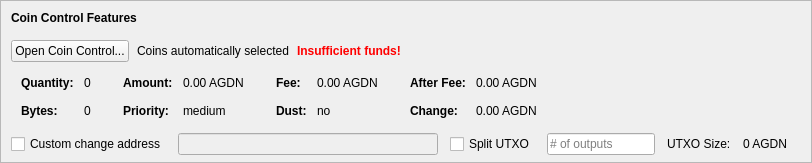
    <widget class="QFrame" name="frameCoinControl">
     <property name="sizePolicy">
      <sizepolicy hsizetype="Expanding" vsizetype="Expanding">
       <horstretch>0</horstretch>
       <verstretch>0</verstretch>
      </sizepolicy>
     </property>
     <property name="maximumSize">
      <size>
       <width>16777215</width>
       <height>16777215</height>
      </size>
     </property>
     <property name="frameShape">
      <enum>QFrame::StyledPanel</enum>
     </property>
     <property name="frameShadow">
      <enum>QFrame::Sunken</enum>
     </property>
     <layout class="QVBoxLayout" name="verticalLayoutCoinControl2">
      <property name="spacing">
       <number>0</number>
      </property>
      <property name="leftMargin">
       <number>0</number>
      </property>
      <property name="topMargin">
       <number>0</number>
      </property>
      <property name="rightMargin">
       <number>0</number>
      </property>
      <property name="bottomMargin">
       <number>6</number>
      </property>
      <item>
       <layout class="QVBoxLayout" name="verticalLayoutCoinControl" stretch="0,0,0,0,1">
        <property name="spacing">
         <number>0</number>
        </property>
        <property name="leftMargin">
         <number>10</number>
        </property>
        <property name="topMargin">
         <number>10</number>
        </property>
        <item>
         <layout class="QHBoxLayout" name="horizontalLayoutCoinControl1">
          <property name="bottomMargin">
           <number>15</number>
          </property>
          <item>
           <widget class="QLabel" name="labelCoinControlFeatures">
            <property name="sizePolicy">
             <sizepolicy hsizetype="Preferred" vsizetype="Maximum">
              <horstretch>0</horstretch>
              <verstretch>0</verstretch>
             </sizepolicy>
            </property>
            <property name="font">
             <font>
              <weight>75</weight>
              <bold>true</bold>
             </font>
            </property>
            <property name="styleSheet">
             <string notr="true">font-weight:bold;</string>
            </property>
            <property name="text">
             <string>Coin Control Features</string>
            </property>
           </widget>
          </item>
         </layout>
        </item>
        <item>
         <layout class="QHBoxLayout" name="horizontalLayoutCoinControl2" stretch="0,0,0,0">
          <property name="spacing">
           <number>8</number>
          </property>
          <property name="bottomMargin">
           <number>10</number>
          </property>
          <item>
           <widget class="QPushButton" name="pushButtonCoinControl">
            <property name="styleSheet">
             <string notr="true"/>
            </property>
            <property name="text">
             <string>Open Coin Control...</string>
            </property>
            <property name="autoDefault">
             <bool>false</bool>
            </property>
           </widget>
          </item>
          <item>
           <widget class="QLabel" name="labelCoinControlAutomaticallySelected">
            <property name="text">
             <string>Coins automatically selected</string>
            </property>
            <property name="margin">
             <number>5</number>
            </property>
           </widget>
          </item>
          <item>
           <widget class="QLabel" name="labelCoinControlInsuffFunds">
            <property name="font">
             <font>
              <weight>75</weight>
              <bold>true</bold>
             </font>
            </property>
            <property name="styleSheet">
             <string notr="true">color:red;font-weight:bold;</string>
            </property>
            <property name="text">
             <string>Insufficient funds!</string>
            </property>
            <property name="margin">
             <number>5</number>
            </property>
           </widget>
          </item>
          <item>
           <spacer name="horizontalSpacerCoinControl">
            <property name="orientation">
             <enum>Qt::Horizontal</enum>
            </property>
            <property name="sizeHint" stdset="0">
             <size>
              <width>40</width>
              <height>1</height>
             </size>
            </property>
           </spacer>
          </item>
         </layout>
        </item>
        <item>
         <widget class="QWidget" name="widgetCoinControl" native="true">
          <property name="sizePolicy">
           <sizepolicy hsizetype="Preferred" vsizetype="Preferred">
            <horstretch>0</horstretch>
            <verstretch>0</verstretch>
           </sizepolicy>
          </property>
          <property name="minimumSize">
           <size>
            <width>0</width>
            <height>0</height>
           </size>
          </property>
          <property name="styleSheet">
           <string notr="true"/>
          </property>
          <layout class="QHBoxLayout" name="horizontalLayoutCoinControl5">
           <property name="leftMargin">
            <number>0</number>
           </property>
           <property name="topMargin">
            <number>0</number>
           </property>
           <property name="rightMargin">
            <number>0</number>
           </property>
           <property name="bottomMargin">
            <number>0</number>
           </property>
           <item>
            <layout class="QHBoxLayout" name="horizontalLayoutCoinControl3" stretch="0,0,0,1">
             <property name="spacing">
              <number>20</number>
             </property>
             <property name="topMargin">
              <number>0</number>
             </property>
             <property name="bottomMargin">
              <number>10</number>
             </property>
             <item>
              <layout class="QFormLayout" name="formLayoutCoinControl1">
               <property name="horizontalSpacing">
                <number>10</number>
               </property>
               <property name="verticalSpacing">
                <number>14</number>
               </property>
               <property name="leftMargin">
                <number>10</number>
               </property>
               <property name="topMargin">
                <number>4</number>
               </property>
               <property name="rightMargin">
                <number>6</number>
               </property>
               <item row="0" column="0">
                <widget class="QLabel" name="labelCoinControlQuantityText">
                 <property name="font">
                  <font>
                   <weight>75</weight>
                   <bold>true</bold>
                  </font>
                 </property>
                 <property name="text">
                  <string>Quantity:</string>
                 </property>
                 <property name="margin">
                  <number>0</number>
                 </property>
                </widget>
               </item>
               <item row="0" column="1">
                <widget class="QLabel" name="labelCoinControlQuantity">
                 <property name="cursor">
                  <cursorShape>IBeamCursor</cursorShape>
                 </property>
                 <property name="contextMenuPolicy">
                  <enum>Qt::ActionsContextMenu</enum>
                 </property>
                 <property name="text">
                  <string notr="true">0</string>
                 </property>
                 <property name="margin">
                  <number>0</number>
                 </property>
                 <property name="textInteractionFlags">
                  <set>Qt::LinksAccessibleByMouse|Qt::TextSelectableByKeyboard|Qt::TextSelectableByMouse</set>
                 </property>
                </widget>
               </item>
               <item row="1" column="0">
                <widget class="QLabel" name="labelCoinControlBytesText">
                 <property name="font">
                  <font>
                   <weight>75</weight>
                   <bold>true</bold>
                  </font>
                 </property>
                 <property name="text">
                  <string>Bytes:</string>
                 </property>
                </widget>
               </item>
               <item row="1" column="1">
                <widget class="QLabel" name="labelCoinControlBytes">
                 <property name="cursor">
                  <cursorShape>IBeamCursor</cursorShape>
                 </property>
                 <property name="contextMenuPolicy">
                  <enum>Qt::ActionsContextMenu</enum>
                 </property>
                 <property name="text">
                  <string notr="true">0</string>
                 </property>
                 <property name="textInteractionFlags">
                  <set>Qt::LinksAccessibleByMouse|Qt::TextSelectableByKeyboard|Qt::TextSelectableByMouse</set>
                 </property>
                </widget>
               </item>
              </layout>
             </item>
             <item>
              <layout class="QFormLayout" name="formLayoutCoinControl2">
               <property name="horizontalSpacing">
                <number>10</number>
               </property>
               <property name="verticalSpacing">
                <number>14</number>
               </property>
               <property name="leftMargin">
                <number>6</number>
               </property>
               <property name="topMargin">
                <number>4</number>
               </property>
               <property name="rightMargin">
                <number>6</number>
               </property>
               <item row="0" column="0">
                <widget class="QLabel" name="labelCoinControlAmountText">
                 <property name="font">
                  <font>
                   <weight>75</weight>
                   <bold>true</bold>
                  </font>
                 </property>
                 <property name="text">
                  <string>Amount:</string>
                 </property>
                 <property name="margin">
                  <number>0</number>
                 </property>
                </widget>
               </item>
               <item row="0" column="1">
                <widget class="QLabel" name="labelCoinControlAmount">
                 <property name="cursor">
                  <cursorShape>IBeamCursor</cursorShape>
                 </property>
                 <property name="contextMenuPolicy">
                  <enum>Qt::ActionsContextMenu</enum>
                 </property>
                 <property name="text">
                  <string notr="true">0.00 AGDN</string>
                 </property>
                 <property name="textInteractionFlags">
                  <set>Qt::LinksAccessibleByMouse|Qt::TextSelectableByKeyboard|Qt::TextSelectableByMouse</set>
                 </property>
                </widget>
               </item>
               <item row="1" column="0">
                <widget class="QLabel" name="labelCoinControlPriorityText">
                 <property name="font">
                  <font>
                   <weight>75</weight>
                   <bold>true</bold>
                  </font>
                 </property>
                 <property name="text">
                  <string>Priority:</string>
                 </property>
                </widget>
               </item>
               <item row="1" column="1">
                <widget class="QLabel" name="labelCoinControlPriority">
                 <property name="cursor">
                  <cursorShape>IBeamCursor</cursorShape>
                 </property>
                 <property name="contextMenuPolicy">
                  <enum>Qt::ActionsContextMenu</enum>
                 </property>
                 <property name="text">
                  <string>medium</string>
                 </property>
                 <property name="textInteractionFlags">
                  <set>Qt::LinksAccessibleByMouse|Qt::TextSelectableByKeyboard|Qt::TextSelectableByMouse</set>
                 </property>
                </widget>
               </item>
              </layout>
             </item>
             <item>
              <layout class="QFormLayout" name="formLayoutCoinControl3">
               <property name="horizontalSpacing">
                <number>10</number>
               </property>
               <property name="verticalSpacing">
                <number>14</number>
               </property>
               <property name="leftMargin">
                <number>6</number>
               </property>
               <property name="topMargin">
                <number>4</number>
               </property>
               <property name="rightMargin">
                <number>6</number>
               </property>
               <item row="0" column="0">
                <widget class="QLabel" name="labelCoinControlFeeText">
                 <property name="font">
                  <font>
                   <weight>75</weight>
                   <bold>true</bold>
                  </font>
                 </property>
                 <property name="text">
                  <string>Fee:</string>
                 </property>
                 <property name="margin">
                  <number>0</number>
                 </property>
                </widget>
               </item>
               <item row="0" column="1">
                <widget class="QLabel" name="labelCoinControlFee">
                 <property name="cursor">
                  <cursorShape>IBeamCursor</cursorShape>
                 </property>
                 <property name="contextMenuPolicy">
                  <enum>Qt::ActionsContextMenu</enum>
                 </property>
                 <property name="text">
                  <string notr="true">0.00 AGDN</string>
                 </property>
                 <property name="textInteractionFlags">
                  <set>Qt::LinksAccessibleByMouse|Qt::TextSelectableByKeyboard|Qt::TextSelectableByMouse</set>
                 </property>
                </widget>
               </item>
               <item row="1" column="0">
                <widget class="QLabel" name="labelCoinControlLowOutputText">
                 <property name="font">
                  <font>
                   <weight>75</weight>
                   <bold>true</bold>
                  </font>
                 </property>
                 <property name="text">
                  <string>Dust:</string>
                 </property>
                </widget>
               </item>
               <item row="1" column="1">
                <widget class="QLabel" name="labelCoinControlLowOutput">
                 <property name="cursor">
                  <cursorShape>IBeamCursor</cursorShape>
                 </property>
                 <property name="contextMenuPolicy">
                  <enum>Qt::ActionsContextMenu</enum>
                 </property>
                 <property name="text">
                  <string>no</string>
                 </property>
                 <property name="textInteractionFlags">
                  <set>Qt::LinksAccessibleByMouse|Qt::TextSelectableByKeyboard|Qt::TextSelectableByMouse</set>
                 </property>
                </widget>
               </item>
              </layout>
             </item>
             <item>
              <layout class="QFormLayout" name="formLayoutCoinControl4">
               <property name="horizontalSpacing">
                <number>10</number>
               </property>
               <property name="verticalSpacing">
                <number>14</number>
               </property>
               <property name="leftMargin">
                <number>6</number>
               </property>
               <property name="topMargin">
                <number>4</number>
               </property>
               <property name="rightMargin">
                <number>6</number>
               </property>
               <item row="0" column="0">
                <widget class="QLabel" name="labelCoinControlAfterFeeText">
                 <property name="font">
                  <font>
                   <weight>75</weight>
                   <bold>true</bold>
                  </font>
                 </property>
                 <property name="text">
                  <string>After Fee:</string>
                 </property>
                 <property name="margin">
                  <number>0</number>
                 </property>
                </widget>
               </item>
               <item row="0" column="1">
                <widget class="QLabel" name="labelCoinControlAfterFee">
                 <property name="cursor">
                  <cursorShape>IBeamCursor</cursorShape>
                 </property>
                 <property name="contextMenuPolicy">
                  <enum>Qt::ActionsContextMenu</enum>
                 </property>
                 <property name="text">
                  <string notr="true">0.00 AGDN</string>
                 </property>
                 <property name="textInteractionFlags">
                  <set>Qt::LinksAccessibleByMouse|Qt::TextSelectableByKeyboard|Qt::TextSelectableByMouse</set>
                 </property>
                </widget>
               </item>
               <item row="1" column="0">
                <widget class="QLabel" name="labelCoinControlChangeText">
                 <property name="font">
                  <font>
                   <weight>75</weight>
                   <bold>true</bold>
                  </font>
                 </property>
                 <property name="text">
                  <string>Change:</string>
                 </property>
                </widget>
               </item>
               <item row="1" column="1">
                <widget class="QLabel" name="labelCoinControlChange">
                 <property name="cursor">
                  <cursorShape>IBeamCursor</cursorShape>
                 </property>
                 <property name="contextMenuPolicy">
                  <enum>Qt::ActionsContextMenu</enum>
                 </property>
                 <property name="text">
                  <string notr="true">0.00 AGDN</string>
                 </property>
                 <property name="textInteractionFlags">
                  <set>Qt::LinksAccessibleByMouse|Qt::TextSelectableByKeyboard|Qt::TextSelectableByMouse</set>
                 </property>
                </widget>
               </item>
              </layout>
             </item>
            </layout>
           </item>
          </layout>
         </widget>
        </item>
        <item>
         <layout class="QHBoxLayout" name="horizontalLayoutCoinControl4" stretch="0,0,0,0,0,0,0">
          <property name="spacing">
           <number>12</number>
          </property>
          <property name="sizeConstraint">
           <enum>QLayout::SetDefaultConstraint</enum>
          </property>
          <property name="topMargin">
           <number>5</number>
          </property>
          <property name="rightMargin">
           <number>5</number>
          </property>
          <item>
           <widget class="QCheckBox" name="checkBoxCoinControlChange">
            <property name="toolTip">
             <string>If this is activated, but the change address is empty or invalid, change will be sent to a newly generated address.</string>
            </property>
            <property name="text">
             <string>Custom change address</string>
            </property>
           </widget>
          </item>
          <item>
           <widget class="QValidatedLineEdit" name="lineEditCoinControlChange">
            <property name="enabled">
             <bool>false</bool>
            </property>
            <property name="sizePolicy">
             <sizepolicy hsizetype="Expanding" vsizetype="Fixed">
              <horstretch>0</horstretch>
              <verstretch>0</verstretch>
             </sizepolicy>
            </property>
           </widget>
          </item>
          <item>
           <widget class="QCheckBox" name="splitBlockCheckBox">
            <property name="text">
             <string>Split UTXO</string>
            </property>
           </widget>
          </item>
          <item>
           <widget class="QLineEdit" name="splitBlockLineEdit">
            <property name="sizePolicy">
             <sizepolicy hsizetype="Fixed" vsizetype="Fixed">
              <horstretch>50</horstretch>
              <verstretch>0</verstretch>
             </sizepolicy>
            </property>
            <property name="placeholderText">
             <string># of outputs</string>
            </property>
           </widget>
          </item>
          <item>
           <widget class="QLabel" name="labelBlockSizeText">
            <property name="text">
             <string>UTXO Size:</string>
            </property>
           </widget>
          </item>
          <item>
           <widget class="QLabel" name="labelBlockSize">
            <property name="text">
             <string>0 AGDN</string>
            </property>
           </widget>
          </item>
          <item>
           <widget class="QLabel" name="labelCoinControlChangeLabel">
            <property name="sizePolicy">
             <sizepolicy hsizetype="Preferred" vsizetype="Expanding">
              <horstretch>0</horstretch>
              <verstretch>0</verstretch>
             </sizepolicy>
            </property>
            <property name="minimumSize">
             <size>
              <width>0</width>
              <height>0</height>
             </size>
            </property>
            <property name="text">
             <string/>
            </property>
            <property name="margin">
             <number>3</number>
            </property>
           </widget>
          </item>
         </layout>
        </item>
        <item>
         <spacer name="verticalSpacerCoinControl">
          <property name="orientation">
           <enum>Qt::Vertical</enum>
          </property>
          <property name="sizeHint" stdset="0">
           <size>
            <width>800</width>
            <height>1</height>
           </size>
          </property>
         </spacer>
        </item>
       </layout>
      </item>
     </layout>
    </widget>
